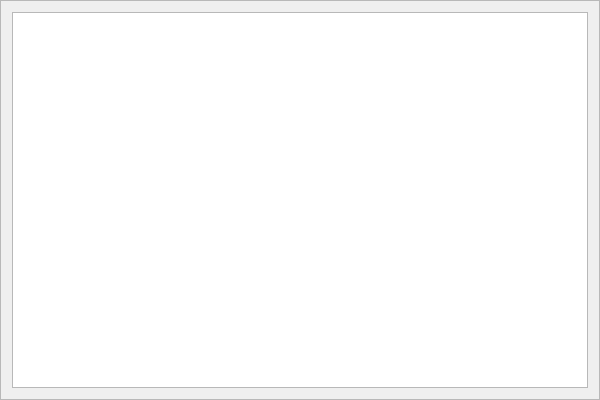
<?xml version="1.0" encoding="UTF-8"?>
<ui version="4.0">
 <class>DebugConsole</class>
 <widget class="QFrame" name="DebugConsole">
  <property name="geometry">
   <rect>
    <x>0</x>
    <y>0</y>
    <width>600</width>
    <height>400</height>
   </rect>
  </property>
  <property name="windowTitle">
   <string>Debug Window</string>
  </property>
  <property name="frameShape">
   <enum>QFrame::StyledPanel</enum>
  </property>
  <property name="frameShadow">
   <enum>QFrame::Raised</enum>
  </property>
  <layout class="QHBoxLayout" name="horizontalLayout">
   <item>
    <widget class="QTextEdit" name="debugTextEdit">
     <property name="readOnly">
      <bool>true</bool>
     </property>
    </widget>
   </item>
  </layout>
 </widget>
 <resources/>
 <connections/>
</ui>
